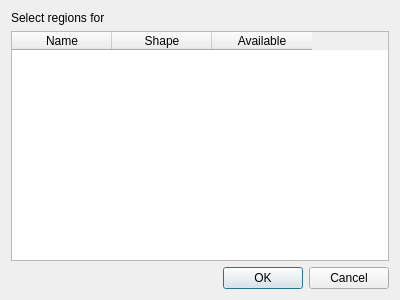
<?xml version="1.0" encoding="UTF-8"?>
<ui version="4.0">
 <class>Dialog</class>
 <widget class="QDialog" name="Dialog">
  <property name="geometry">
   <rect>
    <x>0</x>
    <y>0</y>
    <width>400</width>
    <height>300</height>
   </rect>
  </property>
  <property name="windowTitle">
   <string>Dialog</string>
  </property>
  <layout class="QVBoxLayout" name="verticalLayout">
   <item>
    <widget class="QLabel" name="label">
     <property name="text">
      <string>Select regions for</string>
     </property>
    </widget>
   </item>
   <item>
    <widget class="QTableWidget" name="table">
     <property name="selectionBehavior">
      <enum>QAbstractItemView::SelectRows</enum>
     </property>
     <attribute name="verticalHeaderVisible">
      <bool>false</bool>
     </attribute>
     <column>
      <property name="text">
       <string>Name</string>
      </property>
     </column>
     <column>
      <property name="text">
       <string>Shape</string>
      </property>
     </column>
     <column>
      <property name="text">
       <string>Available</string>
      </property>
     </column>
    </widget>
   </item>
   <item>
    <widget class="QDialogButtonBox" name="buttonbox">
     <property name="orientation">
      <enum>Qt::Horizontal</enum>
     </property>
     <property name="standardButtons">
      <set>QDialogButtonBox::Cancel|QDialogButtonBox::Ok</set>
     </property>
    </widget>
   </item>
  </layout>
 </widget>
 <resources/>
 <connections>
  <connection>
   <sender>buttonbox</sender>
   <signal>accepted()</signal>
   <receiver>Dialog</receiver>
   <slot>accept()</slot>
   <hints>
    <hint type="sourcelabel">
     <x>248</x>
     <y>254</y>
    </hint>
    <hint type="destinationlabel">
     <x>157</x>
     <y>274</y>
    </hint>
   </hints>
  </connection>
  <connection>
   <sender>buttonbox</sender>
   <signal>rejected()</signal>
   <receiver>Dialog</receiver>
   <slot>reject()</slot>
   <hints>
    <hint type="sourcelabel">
     <x>316</x>
     <y>260</y>
    </hint>
    <hint type="destinationlabel">
     <x>286</x>
     <y>274</y>
    </hint>
   </hints>
  </connection>
 </connections>
</ui>
